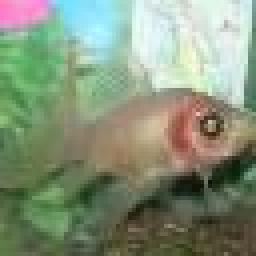
#> input picture test.JPEG, 64 x 64 px (shown 4 times larger)
$ python utils.py
#> lines starting #> are read from the running program, lines starting #| are printed output that depends on the picture
import cv2
import numpy as np

def random_crop(img):
    '''
    at least 5 pixels
    :param img: 64*64*3 image array
    :return: a tuple (25*25 image array, label, center)
    '''
    label = np.random.randint(0, 4)
    center = np.random.randint(12, 27, size=2)
    m = np.array([center,
                  [center[0],63-center[1]],
                  [63-center[0],63-center[1]],
                  [63-center[0],center[1]]])
    center = m[label]
    crop = img[center[0]-12:center[0]+13, center[1]-12:center[1]+13]

    return (crop, label, center)

if __name__=='__main__':
    img = cv2.imread("test.JPEG")
#> img is the input picture: shape (64, 64, 3); mean B, G, R 122.4, 147, 132.9
    crop, label, center = random_crop(img)
#> in random_crop, `crop = img[center[0]-12:center[0]+13, center[1]-12:center[1]+13]`:
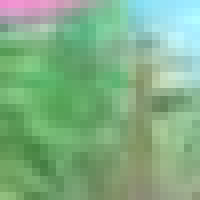
#> crop: shape (25, 25, 3) (shown 8 times larger); mean B, G, R 133.8, 174.9, 128.5
#> label = 0; center = [17, 12]
    print(crop.shape)
#| (25, 25, 3)
    print(label)
#| 0
    print(center)
#| [17 12]
    print(crop)
#> (printed output is left out)
    # [4 lines of commented-out code are left out]
